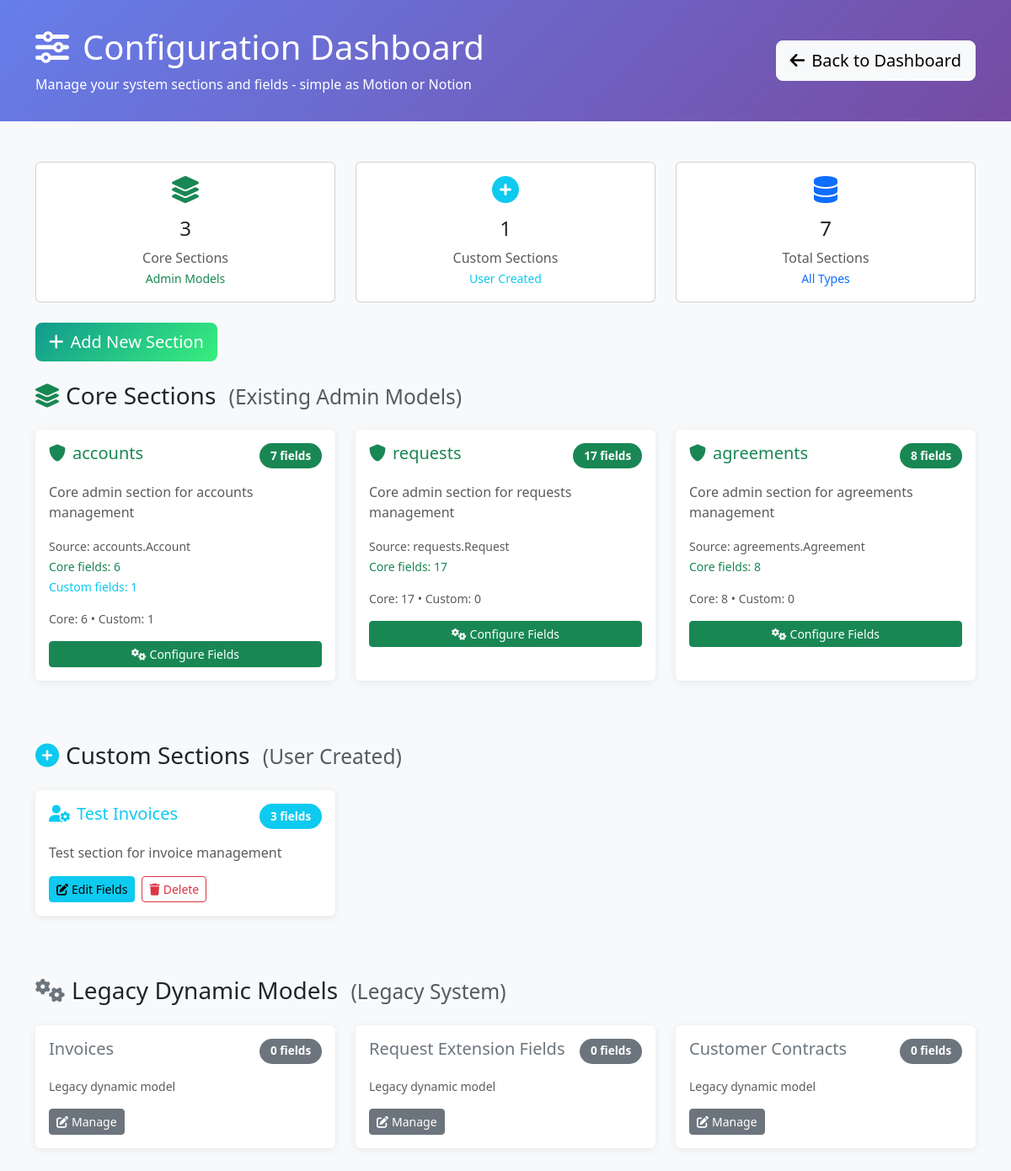
The app's page /configuration/ (signed in) with its own data.
### requests/models.py (models this page shows, shortened)
class DynamicSection(models.Model):
    name = models.CharField(max_length=255, unique=True, help_text="Internal section name")
    display_name = models.CharField(max_length=255, help_text="Display name shown to users")
    description = models.TextField(blank=True, help_text="Description of this section's purpose")
    order = models.IntegerField(default=100, help_text="Display order")
    is_core_section = models.BooleanField(default=False, help_text="True if this represents an existing admin model")
    source_model = models.CharField(max_length=255, blank=True, help_text="Full model name (e.g. 'accounts.Account') for core sections")
    created_at = models.DateTimeField(auto_now_add=True)
    updated_at = models.DateTimeField(auto_now=True)
    class Meta:
        verbose_name = "Dynamic Section"
        verbose_name_plural = "Dynamic Sections"
        ordering = ['is_core_section', 'order', 'name']

class DynamicModel(models.Model):
    name = models.CharField(max_length=100, unique=True, help_text="Model name (e.g., 'Invoice')")
    app_label = models.CharField(max_length=100, default='requests', help_text="Django app where model belongs")
    table_name = models.CharField(max_length=100, unique=True, help_text="Database table name")
    display_name = models.CharField(max_length=100, help_text="Human-readable name for admin")
    description = models.TextField(blank=True, help_text="Description of this model's purpose")
    ordering_fields = models.JSONField(default=list, help_text="Fields to use for default ordering")
    is_active = models.BooleanField(default=True, help_text="Whether this model is active in the system")
    created_at = models.DateTimeField(auto_now_add=True)
    updated_at = models.DateTimeField(auto_now=True)
    class Meta:
        verbose_name = "Dynamic Model"
        verbose_name_plural = "Dynamic Models"
        ordering = ['name']

### requests/configuration_views.py (the view)
# urls.py: path('', configuration_views.configuration_dashboard, name='dashboard'),
@staff_member_required
def configuration_dashboard(request):
    from requests.services.admin_model_detector import AdminModelDetector
    from requests.models import DynamicSection
    detector = AdminModelDetector()
    detector.sync_core_sections()
    core_sections = []
    for section in DynamicSection.objects.filter(is_core_section=True).order_by('order', 'name'):
        core_fields = section.fields.filter(is_core_field=True)
        custom_fields = section.fields.filter(is_core_field=False)
        core_sections.append({
            'id': section.id,
            'name': section.name,
            'display_name': section.display_name,
            'description': section.description,
            'source_model': section.source_model,
            'core_field_count': core_fields.count(),
            'custom_field_count': custom_fields.count(),
            'total_fields': section.fields.count(),
            'is_core': True,
            'admin_url': f'/admin/{section.source_model.lower().replace(".", "/")}/' if section.source_model else None
        })
    custom_sections = []
    for section in DynamicSection.objects.filter(is_core_section=False).order_by('order', 'name'):
        custom_sections.append({
            'id': section.id,
            'name': section.name,
            'display_name': section.display_name,
            'description': section.description,
            'field_count': section.fields.count(),
            'total_fields': section.fields.count(),
            'is_core': False,
            'admin_url': None  # Custom sections don't have admin URLs yet
        })
    dynamic_models = []
    for dm in DynamicModel.objects.filter(is_active=True):
        field_count = dm.fields.filter(is_active=True).count()
        dynamic_models.append({
            'id': dm.id,
            'name': f"{dm.app_label}.{dm.name}",
            'display_name': dm.display_name,
            'field_count': field_count,
            'is_core': False,
            'model': dm
        })
    context = {
        'core_sections': core_sections,
        'custom_sections': custom_sections,
        'dynamic_models': dynamic_models,  # Legacy support
        'total_core_sections': len(core_sections),
        'total_custom_sections': len(custom_sections),
        'total_sections': len(core_sections) + len(custom_sections) + len(dynamic_models)
    }
    return render(request, 'configuration/dashboard.html', context)

### requests/templates/configuration/dashboard.html (shortened to what this page needs)
<!DOCTYPE html>
<html lang="en">
<head>
    <link href="https://cdn.jsdelivr.net/npm/bootstrap@5.3.0/dist/css/bootstrap.min.css" rel="stylesheet">
    <link href="https://cdnjs.cloudflare.com/ajax/libs/font-awesome/6.0.0/css/all.min.css" rel="stylesheet">
</head>
<body class="bg-light">
    <div class="config-header">
        <div class="container">
            <div class="row align-items-center">
                <div class="col-md-8">
                    <h1 class="mb-2">
                        <i class="fas fa-sliders-h me-3"></i>Configuration Dashboard
                    </h1>
                    <p class="mb-0 opacity-90">
                        Manage your system sections and fields - simple as Motion or Notion
                    </p>
                </div>
                <div class="col-md-4 text-end">
                    <a href="{% url 'dashboard' %}" class="btn btn-light btn-lg">
                        <i class="fas fa-arrow-left me-2"></i>Back to Dashboard
                    </a>
                </div>
            </div>
        </div>
    </div>
    <div class="container my-5">
        <div class="row mb-4">
            <div class="col-md-4">
                <div class="card text-center">
                    <div class="card-body">
                        <i class="fas fa-layer-group fa-2x text-success mb-3"></i>
                        <h4>{{ total_core_sections|default:0 }}</h4>
                        <p class="text-muted mb-0">Core Sections</p>
                        <small class="text-success">Admin Models</small>
                    </div>
                </div>
            </div>
            <div class="col-md-4">
                <div class="card text-center">
                    <div class="card-body">
                        <i class="fas fa-plus-circle fa-2x text-info mb-3"></i>
                        <h4>{{ total_custom_sections|default:0 }}</h4>
                        <p class="text-muted mb-0">Custom Sections</p>
                        <small class="text-info">User Created</small>
                    </div>
                </div>
            </div>
            <div class="col-md-4">
                <div class="card text-center">
                    <div class="card-body">
                        <i class="fas fa-database fa-2x text-primary mb-3"></i>
                        <h4>{{ total_sections|default:0 }}</h4>
                        <p class="text-muted mb-0">Total Sections</p>
                        <small class="text-primary">All Types</small>
                    </div>
                </div>
            </div>
        </div>
        <div class="row mb-4">
            <div class="col-12">
                <div class="d-flex action-buttons">
                    <button class="btn btn-create btn-lg" onclick="createNewSection()">
                        <i class="fas fa-plus me-2"></i>Add New Section
                    </button>
                </div>
            </div>
        </div>
        <div class="row">
            <div class="col-12">
                <h3 class="mb-4">
                    <i class="fas fa-layer-group me-2 text-success"></i>Core Sections
                    <small class="text-muted ms-2">(Existing Admin Models)</small>
                </h3>
                <div class="row">
                    {% for section in core_sections %}
                    <div class="col-lg-6 col-xl-4 mb-4">
                        <div class="card section-card h-100 border-success">
                            <div class="card-body">
                                <div class="d-flex justify-content-between align-items-start mb-3">
                                    <h5 class="card-title mb-0 text-success">
                                        <i class="fas fa-shield-alt me-2"></i>{{ section.display_name }}
                                    </h5>
                                    <span class="field-count bg-success text-white">
                                        {{ section.total_fields }} fields
                                    </span>
                                </div>
                                <p class="card-text text-muted mb-3">{{ section.description }}</p>
                                <div class="mb-3">
                                    <small class="text-muted">Source: {{ section.source_model }}</small><br>
                                    <small class="text-success">Core fields: {{ section.core_field_count }}</small>
                                    {% if section.custom_field_count %}
                                    <br><small class="text-info">Custom fields: {{ section.custom_field_count }}</small>
                                    {% endif %}
                                </div>
                                <p class="text-muted small mb-3">
                                    Core: {{ section.core_field_count }} • Custom: {{ section.custom_field_count }}
                                </p>
                                <div class="d-flex gap-2">
                                    <a href="{% url 'configuration:section_fields' section.id %}"
                                       class="btn btn-success btn-sm flex-fill">
                                        <i class="fas fa-cogs me-1"></i>Configure Fields
                                    </a>
                                </div>
                            </div>
                        </div>
                    </div>
                    {% endfor %}
                </div>
            </div>
        </div>
        <div class="row mt-5">
            <div class="col-12">
                <h3 class="mb-4">
                    <i class="fas fa-plus-circle me-2 text-info"></i>Custom Sections
                    <small class="text-muted ms-2">(User Created)</small>
                </h3>
                <div class="row">
                    {% for section in custom_sections %}
                    <div class="col-lg-6 col-xl-4 mb-4">
                        <div class="card section-card h-100 border-info">
                            <div class="card-body">
                                <div class="d-flex justify-content-between align-items-start mb-3">
                                    <h5 class="card-title mb-0 text-info">
                                        <i class="fas fa-user-cog me-2"></i>{{ section.display_name }}
                                    </h5>
                                    <span class="field-count bg-info text-white">
                                        {{ section.total_fields }} fields
                                    </span>
                                </div>
                                <p class="card-text text-muted mb-3">{{ section.description|default:"Custom section created by user" }}</p>
                                <div class="d-flex gap-2">
                                    <a href="{% url 'configuration:section_fields' section.id %}"
                                       class="btn btn-info btn-sm">
                                        <i class="fas fa-edit me-1"></i>Edit Fields
                                    </a>
                                    <button class="btn btn-outline-danger btn-sm"
                                            onclick="deleteSection({{ section.id }}, '{{ section.display_name }}')">
                                        <i class="fas fa-trash me-1"></i>Delete
                                    </button>
                                </div>
                            </div>
                        </div>
                    </div>
                    {% empty %}
                    <div class="col-12">
                        <div class="alert alert-light border-info">
                            <i class="fas fa-lightbulb me-2 text-info"></i>No custom sections yet. Click "Add New Section" to create your first custom section!
                        </div>
                    </div>
                    {% endfor %}
                </div>
            </div>
        </div>
        {% if dynamic_models %}
        <div class="row mt-5">
            <div class="col-12">
                <h3 class="mb-4">
                    <i class="fas fa-cogs me-2 text-secondary"></i>Legacy Dynamic Models
                    <small class="text-muted ms-2">(Legacy System)</small>
                </h3>
                <div class="row">
                    {% for model in dynamic_models %}
                    <div class="col-lg-6 col-xl-4 mb-4">
                        <div class="card section-card h-100 border-secondary">
                            <div class="card-body">
                                <div class="d-flex justify-content-between align-items-start mb-3">
                                    <h5 class="card-title mb-0 text-secondary">{{ model.display_name }}</h5>
                                    <span class="field-count bg-secondary text-white">
                                        {{ model.field_count }} fields
                                    </span>
                                </div>
                                <p class="text-muted small mb-3">Legacy dynamic model</p>
                                <div class="d-flex gap-2">
                                    <a href="{% url 'configuration:section_fields' model.id %}?dynamic=true"
                                       class="btn btn-secondary btn-sm">
                                        <i class="fas fa-edit me-1"></i>Manage
                                    </a>
                                </div>
                            </div>
                        </div>
                    </div>
                    {% endfor %}
                </div>
            </div>
        </div>
        {% endif %}
    </div>
</body>
</html>

### records on screen
DynamicSection: display_name "accounts", description "Core admin section for accounts management", source_model "accounts.Account"
DynamicSection: display_name "requests", description "Core admin section for requests management", source_model "requests.Request"
DynamicSection: display_name "agreements", description "Core admin section for agreements management", source_model "agreements.Agreement"
DynamicSection: display_name "Test Invoices", description "Test section for invoice management"
DynamicModel: display_name "Invoices", field_count "0"
DynamicModel: display_name "Request Extension Fields", field_count "0"
DynamicModel: display_name "Customer Contracts", field_count "0"

### other values on screen
{{ total_core_sections|default:0 }} "3"
{{ total_custom_sections|default:0 }} "1"
{{ total_sections|default:0 }} "7"
{{ section.total_fields }} "7" "17" "8"
{{ section.core_field_count }} "6" "17" "8"
{{ section.custom_field_count }} "1"
{{ section.custom_field_count }} "1" "0" "0"
{{ section.total_fields }} "3"
